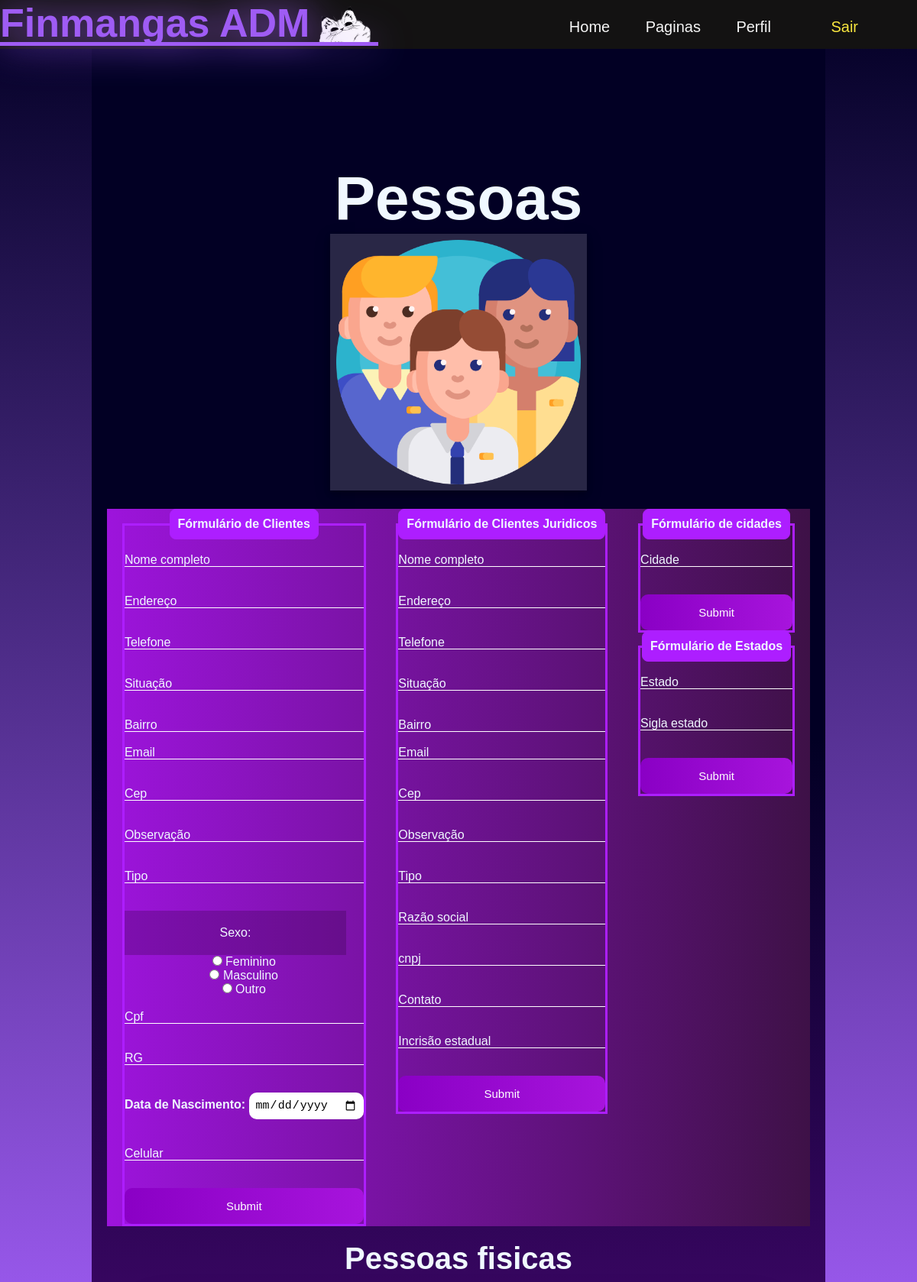
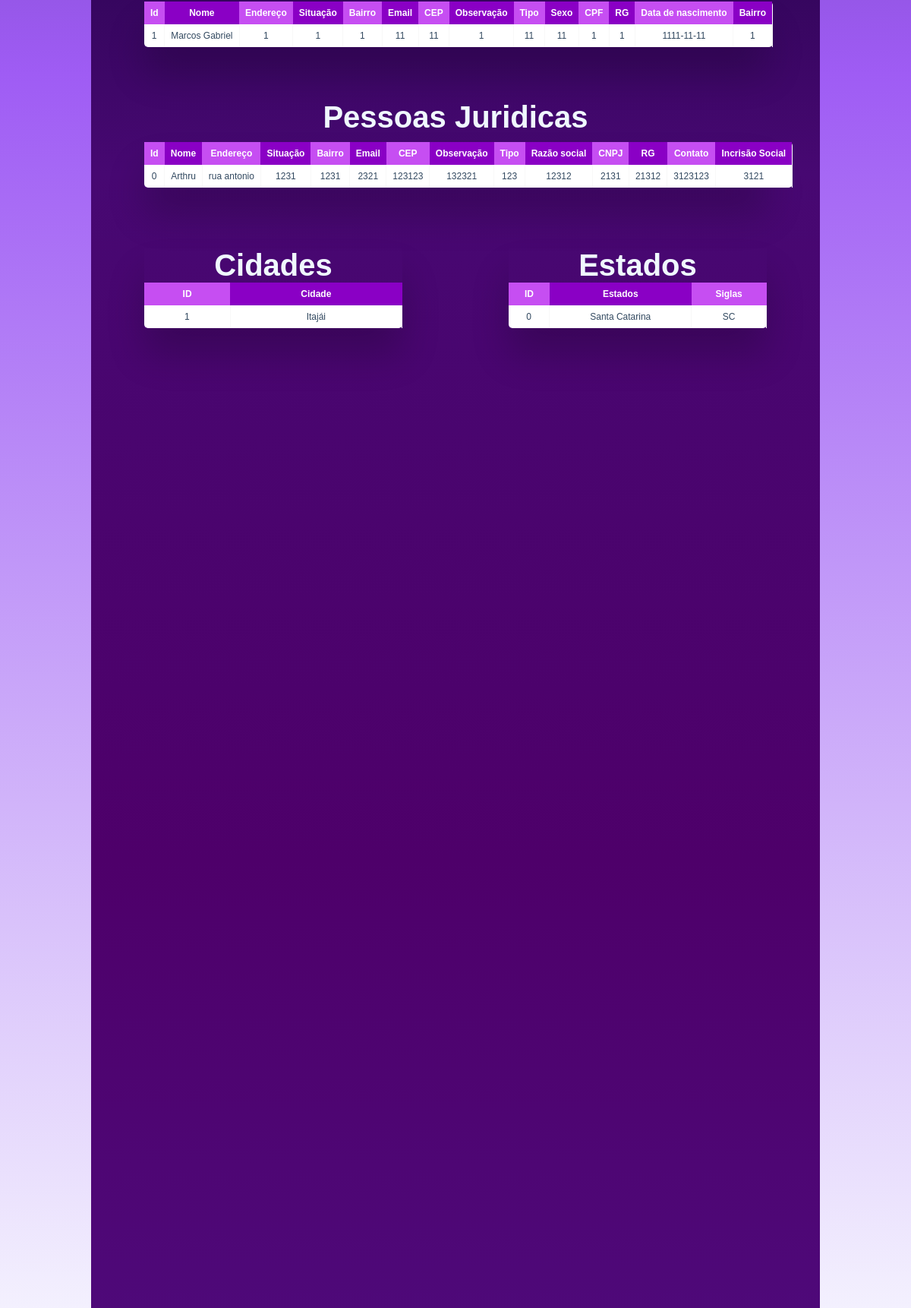
Screenshot of /cadastros/pessoas.php (signed in, upper part) with the database file from the repository (2 pictures, top to bottom).
### tables this page shows
CREATE TABLE `pessoasfisicas` (
  `id_pessoa` int(11) NOT NULL,
  `nome` varchar(200) NOT NULL,
  `endereco` varchar(200) NOT NULL,
  `telefone` varchar(25) NOT NULL,
  `situacao` char(200) NOT NULL,
  `bairro` varchar(200) NOT NULL,
  `email` varchar(200) NOT NULL,
  `cep` varchar(200) NOT NULL,
  `observacao` varchar(250) NOT NULL,
  `tipo` char(200) NOT NULL,
  `sexo` varchar(20) NOT NULL,
  `cpf` int(15) NOT NULL,
  `rg` int(30) NOT NULL,
  `dataNascimento` date NOT NULL,
  `celular` varchar(25) NOT NULL
);

CREATE TABLE `pessoasjuridicas` (
  `id_pessoa` int(11) NOT NULL,
  `nome` varchar(200) NOT NULL,
  `endereco` varchar(200) NOT NULL,
  `telefone` varchar(25) NOT NULL,
  `situacao` char(200) NOT NULL,
  `bairro` varchar(200) NOT NULL,
  `email` varchar(200) NOT NULL,
  `cep` varchar(200) NOT NULL,
  `observacao` varchar(250) NOT NULL,
  `tipo` char(200) NOT NULL,
  `razaosocial` varchar(250) NOT NULL,
  `cnpj` varchar(25) NOT NULL,
  `contato` varchar(200) NOT NULL,
  `incrisaosocial` varchar(200) NOT NULL
);

CREATE TABLE `cidadepessoas` (
  `id_cidade` int(11) NOT NULL,
  `cidade_nome` varchar(100) NOT NULL
);

CREATE TABLE `estadopessoas` (
  `id_estado_db` int(11) NOT NULL,
  `estados` varchar(100) NOT NULL,
  `sigla` varchar(4) NOT NULL
);

### cadastros/pessoas.php (the view, shortened to what the rows shown need)
<?php
    include_once('../conexãoDB/config.php');
    $sql1 = "SELECT * FROM pessoasfisicas ORDER BY id_pessoa DESC";
    $arrayPessoasFisicas = $conexao->query($sql1);
    include_once('../conexãoDB/config.php');
    $sql2 = "SELECT * FROM pessoasjuridicas ORDER BY id_pessoa DESC";
    $arrayPessoasJuridicas = $conexao->query($sql2);
    include_once('../conexãoDB/config.php');
    $sql2 = "SELECT * FROM cidadepessoas ORDER BY id_cidade DESC";
    $arrayCidade = $conexao->query($sql2);
    include_once('../conexãoDB/config.php');
    $sql3 = "SELECT * FROM estadopessoas ORDER BY id_estado_db DESC";
    $arrayEstado = $conexao->query($sql3);
	?>
<!DOCTYPE html>
<html lang="en">
<head>
    <link rel="stylesheet" type="text/css" href="../styles/stylespaginacadastros.css">
</head>
<body>
    <header>
        <nav>
            <a href="/home.php">
                <h1>Finmangas ADM</h1>
            </a>
        </nav>
    </header>
    <main>
        <section>
            <h1>Pessoas</h1>
            <h1 style="font-size: 40px; text-align: center;">Pessoas fisicas</h1>
            <div class="table-wrapper">
                <table class="fl-table ">
                    <thead>
                        <tr>
                            <th>Id</th>
                            <th>Nome</th>
                            <th>Endereço</th>
                            <th>Situação</th>
                            <th>Bairro</th>
                            <th>Email</th>
                            <th>CEP</th>
                            <th>Observação</th>
                            <th>Tipo</th>
                            <th>Sexo</th>
                            <th>CPF</th>
                            <th>RG</th>
                            <th>Data de nascimento</th>
                            <th>Bairro</th>
                        </tr>
                    </thead>
                    <tbody>
                        <?php
                            while($user_data2 = mysqli_fetch_assoc($arrayPessoasFisicas)){
                                echo"<tr>";
                                echo"<td>".$user_data2['id_pessoa']."</td>";
                                echo"<td>".$user_data2['nome']."</td>";
                                echo"<td>".$user_data2['endereco']."</td>";
                                echo"<td>".$user_data2['telefone']."</td>";
                                echo"<td>".$user_data2['situacao']."</td>";
                                echo"<td>".$user_data2['bairro']."</td>";
                                echo"<td>".$user_data2['email']."</td>";
                                echo"<td>".$user_data2['cep']."</td>";
                                echo"<td>".$user_data2['observacao']."</td>";
                                echo"<td>".$user_data2['tipo']."</td>";
                                echo"<td>".$user_data2['cpf']."</td>";
                                echo"<td>".$user_data2['rg']."</td>";
                                echo"<td>".$user_data2['dataNascimento']."</td>";
                                echo"<td>".$user_data2['celular']."</td>";
                                echo"</tr>";
                            };
                        ?>
                </table>
            </div>
            <h1 style="font-size: 40px; text-align: center;">Pessoas Juridicas</h1>
            <div class="table-wrapper">
                <table class="fl-table ">
                    <thead>
                        <tr>
                            <th>Id</th>
                            <th>Nome</th>
                            <th>Endereço</th>
                            <th>Situação</th>
                            <th>Bairro</th>
                            <th>Email</th>
                            <th>CEP</th>
                            <th>Observação</th>
                            <th>Tipo</th>
                            <th>Razão social</th>
                            <th>CNPJ</th>
                            <th>RG</th>
                            <th>Contato</th>
                            <th>Incrisão Social</th>
                        </tr>
                    </thead>
                    <tbody>
                        <?php
                            while($user_data1 = mysqli_fetch_assoc($arrayPessoasJuridicas)){
                                echo"<tr>";
                                echo"<td>".$user_data1['id_pessoa']."</td>";
                                echo"<td>".$user_data1['nome']."</td>";
                                echo"<td>".$user_data1['endereco']."</td>";
                                echo"<td>".$user_data1['telefone']."</td>";
                                echo"<td>".$user_data1['situacao']."</td>";
                                echo"<td>".$user_data1['bairro']."</td>";
                                echo"<td>".$user_data1['email']."</td>";
                                echo"<td>".$user_data1['cep']."</td>";
                                echo"<td>".$user_data1['observacao']."</td>";
                                echo"<td>".$user_data1['tipo']."</td>";
                                echo"<td>".$user_data1['razaosocial']."</td>";
                                echo"<td>".$user_data1['cnpj']."</td>";
                                echo"<td>".$user_data1['contato']."</td>";
                                echo"<td>".$user_data1['incrisaosocial']."</td>";
                                echo"</tr>";
                            };
                        ?>
                </table>
            </div>
            <div style="display: grid; grid-template-columns: 1fr 1fr;">
                <div class="table-wrapper">
                    <h1 style="font-size: 40px; text-align: center; color: aliceblue;">Cidades</h1>
                    <table class="fl-table ">
                        <thead>
                            <tr>
                                <th>ID</th>
                                <th>Cidade</th>
                            </tr>
                        </thead>
                        <tbody>
                            <?php
                            while($user_data1 = mysqli_fetch_assoc($arrayCidade)){
                                echo"<tr>";
                                echo"<td>".$user_data1['id_cidade']."</td>";
                                echo"<td>".$user_data1['cidade_nome']."</td>";
                                echo"</tr>";
                            };
                        ?>
                    </table>
                </div>
                <div class="table-wrapper">
                    <h1 style="font-size: 40px; text-align: center; color:aliceblue;">Estados</h1>
                    <table class="fl-table ">
                        <thead>
                            <tr>
                                <th>ID</th>
                                <th>Estados</th>
                                <th>Siglas</th>
                            </tr>
                        </thead>
                        <tbody>
                            <?php
                            while($user_data1 = mysqli_fetch_assoc($arrayEstado)){
                                echo"<tr>";
                                echo"<td>".$user_data1['id_estado_db']."</td>";
                                echo"<td>".$user_data1['estados']."</td>";
                                echo"<td>".$user_data1['sigla']."</td>";
                                echo"</tr>";
                            };
                        ?>
                    </table>
                </div>
            </div>
        </section>
    </main>
</body>

### rows the page displays
pessoasfisicas: id_pessoa "1", nome "Marcos Gabriel", endereco "1", telefone "1", situacao "1", bairro "11", email "11", cep "1", observacao "11", tipo "11", cpf "1", rg "1", dataNascimento "1111-11-11", celular "1"
pessoasjuridicas: id_pessoa "0", nome "Arthru", endereco "rua antonio", telefone "1231", situacao "1231", bairro "2321", email "123123", cep "132321", observacao "123", tipo "12312", razaosocial "2131", cnpj "21312", contato "3123123", incrisaosocial "3121"
cidadepessoas: id_cidade "1", cidade_nome "Itajái"
estadopessoas: id_estado_db "0", estados "Santa Catarina", sigla "SC"
